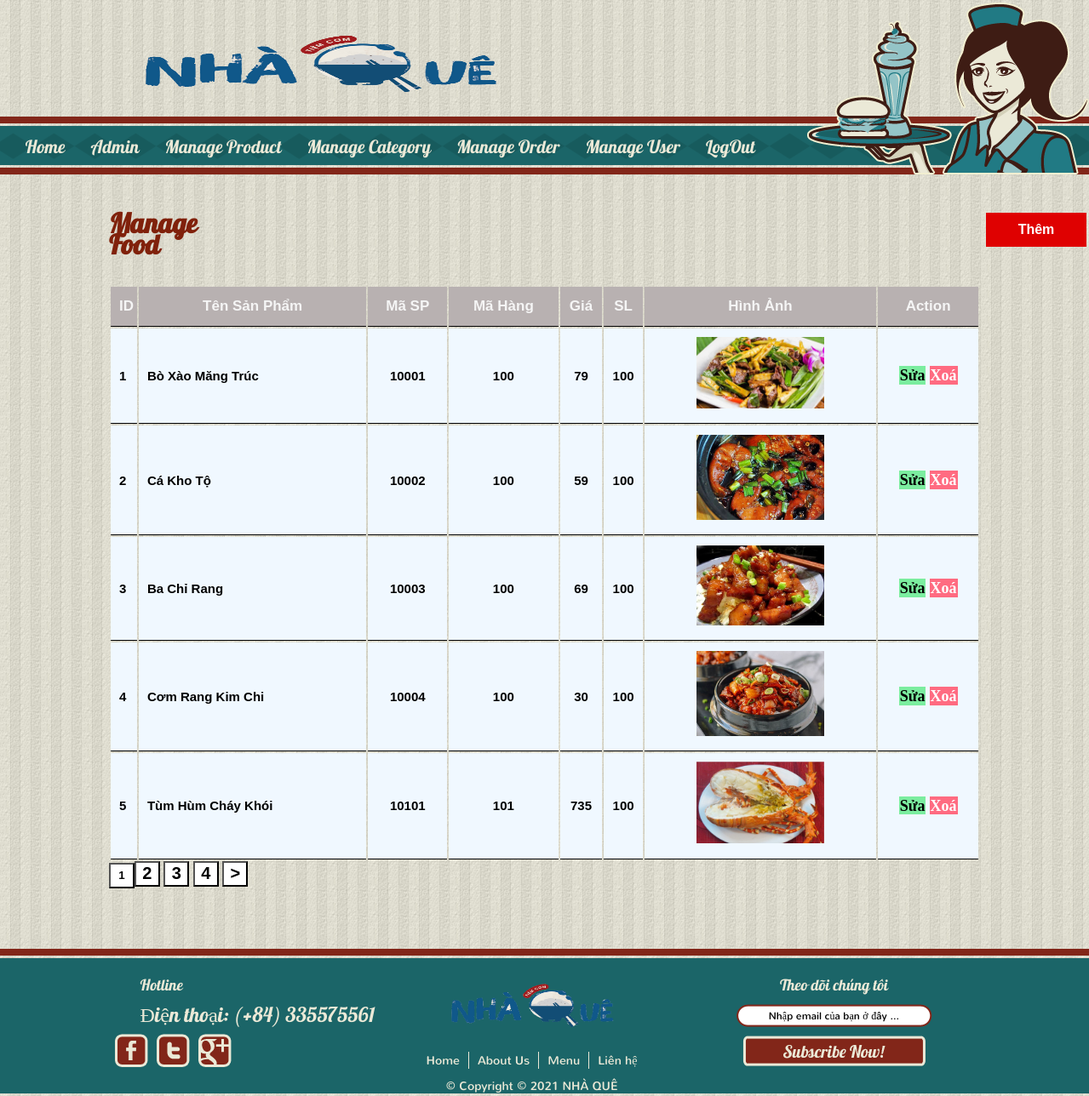
Page /admin/manage-category.php (signed in) on the committed database.
### tables this page shows
CREATE TABLE `admin_category` (
  `id` int(11) NOT NULL,
  `tensp` varchar(255) NOT NULL,
  `masp` varchar(255) NOT NULL,
  `maLH` int(30) NOT NULL,
  `giasanpham` int(11) NOT NULL,
  `soluong` int(255) NOT NULL,
  `hinhanh` varchar(255) NOT NULL,
  `tomtat` tinytext NOT NULL,
  `noidung` longtext NOT NULL
);

### admin/manage-category.php (the view, shortened to what this page needs)
<?php include('partials/menu.php');?>
<div class="main-content">
    <div class="wrapper">
    <div class="nav" style="display: inline-flex;">
        <h1>Manage Food</h1>
        <a href="add-category.php" class="btn-primary " style="margin-left: 895px;">Thêm</a>
    </div>
        <br><br>
        <table class="tbl-full">
                <tr>
                    <th>ID</th>
                    <th >Tên Sản Phẩm</th>
                    <th>Mã SP</th>
                    <th>Mã Hàng</th>
                    <th>Giá</th>
                    <th>SL</th>
                    <th>Hình Ảnh</th>
                    <th>Action</th>
                </tr>
                <?php
                $username = "root";
                $password = "";
                $server = "localhost";
                $dbname = "user";
                $conn = mysqli_connect($server, $username, $password, $dbname);
                $result=mysqli_query($conn, 'SELECT COUNT(id) as total FROM admin_category');
                $row = mysqli_fetch_assoc($result);
                $total_records = $row['total'];
                $current_page = isset($_GET['page']) ? $_GET['page'] : 1;
                $limit = 5;
                $total_page = ceil($total_records / $limit);
                $start = ($current_page - 1) * $limit;
                $result = mysqli_query($conn, "SELECT * FROM admin_category LIMIT $start, $limit");
                $i=0;
                while ($row = mysqli_fetch_assoc($result)){
                                $i++;
                                ?>
                                <tr>
                                <td><?php echo $i ?></td>
                                <td><?php echo $row['tensp'] ?></td>
                                <td style="text-align: center;"><?php echo $row['masp'] ?></td>
                                <td style="text-align: center;"><?php echo $row['maLH'] ?></td>
                                <td style="text-align: center;"><?php echo $row['giasanpham'] ?></td>
                                <td style="text-align: center;"><?php echo $row['soluong'] ?></td>
                                <td style="text-align: center;"><img src="../admin/partials/images/<?php echo $row['hinhanh']  ?>" width="150px"></td>
                                <td style="text-align: center;">
                                    <a href="../admin/update_category.php?id=<?php echo $row['id']?>" class="btn-secondary">Sửa</a>
                                    <a href="../admin/delete_category.php?id=<?php echo $row['id']?>" class="btn-danger">Xoá</a>
                                </td>
                                </tr>
                        <?php }   ?>
                </table>
            <?php
                for ($i = 1; $i <= $total_page; $i++){
                    if ($i == $current_page){
                        echo '<button style = "height:30px;width:30px; background-color:white; color:black;font-weight: bolder;"><span>'.$i.'</span></button>';
                    }
                    else{
                        echo '<button style = "height:30px;width:30px; background-color:white; color:black;font-weight: bolder;"><a href="manage-category.php?page='.$i.'" style = "font-size:20px; color:black;text-decoration: none;" >'.$i.'</a> </button> ';
                    }
                }
                if ($current_page < $total_page && $total_page > 1){
                    echo '<button style = "height:30px;width:30px; background-color:white; color:black; font-weight: bolder;"><a href="manage-category.php?page='.($current_page+1).'" style = "font-size:20px; color:black;text-decoration: none;">></a></button> ';
                }
                ?>
</div>
            </div>
<?php include('partials/footer.php')?>

### admin/partials/menu.php (shortened to what this page needs)
<!DOCTYPE html>
<html lang="en">
<head>
    <link rel="stylesheet" href="../css/admin.css" type="text/css">
    <link rel="stylesheet" href="../css/style.css" type="text/css">
    <link rel="stylesheet" href="https://cdnjs.cloudflare.com/ajax/libs/font-awesome/4.7.0/css/font-awesome.min.css">
</head>
<body>
	<div id="header">
		<div>
			<a href="index.php"><img class="logo" src="../images/logo1.png" width="433" height="84" alt="" title=""></a>
			<a href="index.php"><img src="../images/waitress.png" width="332" height="205" alt="" title=""  style="margin-right: -160px;"></a>
			<ul class="navigation" style="width: 1000px; margin-left: -130px;">
               <li style="margin-left: 0px;"><a href="index.php">Home</a></li>
               <li><a href="manageadmin.php">Admin</a></li>
               <li><a href="manage-category.php">Manage Product</a></li>
               <li><a href="manage-loaihang.php">Manage Category</a></li>
               <li><a href="manage-order.php">Manage Order</a></li>
               <li><a href="manage_user.php">Manage User</a></li>
               <li><a href="admin-logout.php">LogOut</a></li>
           </ul>
		</div>
	</div>
</body>
</html>

### admin/partials/footer.php
<div id="footer">
		<div>
			<ul>
				<li class="first">
					<h2>Hotline</h2>
					<h3>Điện thoại: (+84) 335575561</h3>
					<ul>
						<li>
							<a href=https://www.facebook.com/profile.php?id =100014203038239" class="facebook"></a>
						</li>
						<li>
							<a href="http://www.twitter.com" class="twitter"></a>
						</li>
						<li>
							<a href="https://www.youtube.com/user/KFCVietnam2011" class="googleplus"></a>
						</li>
					</ul>
				</li>
				<li>
					<a href="index.php"><img class="logo" src="../images/logo1.png" width="200" height="64" alt="" title=""></a>
					<ul class="navigation">
						<li>
							<a href="index.php">Home</a>
						</li>
						<li>
							<a href="about.php">About Us</a>
						</li>
						<li>
							<a href="menu.html">Menu</a>
						</li>
						<li>
							<a href="contact.php">Liên hệ</a>
						</li>
					</ul>
					<span>&copy; Copyright © 2021 NHÀ QUÊ</span>
				</li>
				<li class="last">
					<h2>Theo dõi chúng tôi</h2>
					<form action="index.php">
						<input type="text" name="subscribe" value="Nhập email của bạn ở đây ...">
						<input type="submit" value="">
					</form>
				</li>
			</ul>
		</div>
	</div>
</body>
</html>

### css/admin.css (style rules this page uses)
* { margin:0; padding: 0; font-family: Arial, Helvetica, sans-serif; }
.main-content { background :url("../images/bg-body.jpg"); }
.wrapper { padding:1%; width: 80%; margin: 0 auto; }
.wrapper h1 { font-family: 'Lobster1.4Regular'; color:#80210b; margin-top: -20px; }
.tbl-full { width:100%; }
.tbl-full tr th { color: whitesmoke; font-size: 17px; font-weight: bolder; background-color: rgb(184, 177, 177); text-align: center; border-bottom: 1px solid black; }
.tbl-full tr td { text-align: left; color: black; font-size: 15px; font-weight: bolder; background-color: aliceblue; border-bottom: 1px solid black; }
.nav .btn-primary { display:block; background-color: #DF0101; text-align: center; color: white; height: 40px; width: 150px; line-height: 40px; text-decoration: none; font-weight: bolder; margin-top:-20px; margin-left: 840px; margin-bottom: 20px; }
.btn-secondary { background-color: #7bed9f; padding: 1%; color: black; text-decoration: none; font-size: 18px; font-weight: bolder; font-family: Georgia, 'Times New Roman', Times, serif; }
.btn-danger { background-color: #ff6b81; padding: 1%; color: white; text-decoration: none; font-size: 18px; font-weight: bolder; font-family: Georgia, 'Times New Roman', Times, serif; }
table tr { border-bottom: 1px solid black; padding: 1%; text-align: center; }
table.tbl-full tr th { border-bottom: 1px solid black; padding: 1%; text-align: center; }
table tr td { padding: 1%; border-bottom: 1px solid black; }
.main-content { background-color: #f1f2f6; padding: 3% 0; }
.facebook { background-color: #28d; margin-left: -35px; }
.twitter { background: #55acee; }

### rows in the picture
admin_category: tensp "Bò Xào Măng Trúc", masp "10001", maLH "100", giasanpham "79", soluong "100", hinhanh (picture)
admin_category: tensp "Cá Kho Tộ", masp "10002", maLH "100", giasanpham "59", soluong "100", hinhanh (picture)
admin_category: tensp "Ba Chỉ Rang", masp "10003", maLH "100", giasanpham "69", soluong "100", hinhanh (picture)
admin_category: tensp "Cơm Rang Kim Chi", masp "10004", maLH "100", giasanpham "30", soluong "100", hinhanh (picture)
admin_category: tensp "Tùm Hùm Cháy Khói", masp "10101", maLH "101", giasanpham "735", soluong "100", hinhanh (picture)
